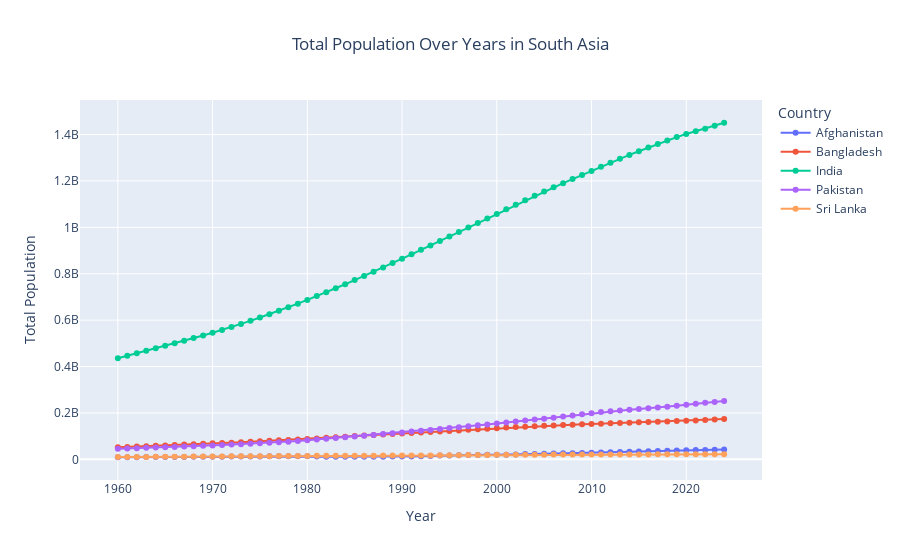

Source (notebook cell):
### Markdown cell above
## Line Plot of Total Population by Year Across South Asian Countries

### Code cell
# Line plot using years as x-axis and total population as y-axis
fig = px.line(df, x='Year', y='total_population', color='Country',
                 title='Total Population Over Years in South Asia',
                 labels={'total_population': 'Total Population', 'Year': 'Year'})
fig.update_traces(mode='lines+markers')
fig.update_layout(title_x=0.5, xaxis_title='Year', yaxis_title='Total Population')
fig.show()
